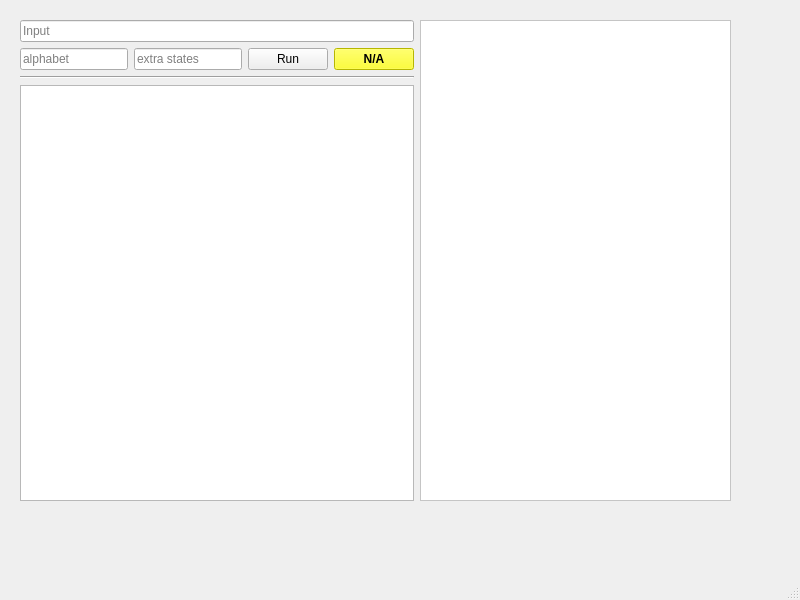
<?xml version="1.0" encoding="UTF-8"?>
<ui version="4.0">
 <class>AutomatonGUI</class>
 <widget class="QMainWindow" name="AutomatonGUI">
  <property name="geometry">
   <rect>
    <x>0</x>
    <y>0</y>
    <width>800</width>
    <height>600</height>
   </rect>
  </property>
  <property name="windowTitle">
   <string>AutomatonGUI</string>
  </property>
  <widget class="QWidget" name="centralwidget">
   <widget class="QWidget" name="horizontalLayoutWidget">
    <property name="geometry">
     <rect>
      <x>20</x>
      <y>20</y>
      <width>711</width>
      <height>481</height>
     </rect>
    </property>
    <layout class="QHBoxLayout" name="topLevel">
     <item>
      <layout class="QVBoxLayout" name="verticalLayout">
       <item>
        <widget class="QLineEdit" name="InputLine">
         <property name="text">
          <string/>
         </property>
         <property name="placeholderText">
          <string>Input</string>
         </property>
        </widget>
       </item>
       <item>
        <layout class="QHBoxLayout" name="horizontalLayout">
         <item>
          <widget class="QLineEdit" name="lineEdit_2">
           <property name="placeholderText">
            <string>alphabet</string>
           </property>
          </widget>
         </item>
         <item>
          <widget class="QLineEdit" name="ExtraStates">
           <property name="statusTip">
            <string/>
           </property>
           <property name="whatsThis">
            <string/>
           </property>
           <property name="text">
            <string/>
           </property>
           <property name="placeholderText">
            <string>extra states</string>
           </property>
          </widget>
         </item>
         <item>
          <widget class="QPushButton" name="RunButton">
           <property name="text">
            <string>Run</string>
           </property>
          </widget>
         </item>
         <item>
          <widget class="QPushButton" name="StatusIndicator">
           <property name="styleSheet">
            <string notr="true">* {
    background: yellow;
    font-weight: bold;
}

*[status=negative] {
    background: red;
}

*[status=positive] {
    background: green;
}</string>
           </property>
           <property name="text">
            <string>N/A</string>
           </property>
          </widget>
         </item>
        </layout>
       </item>
       <item>
        <widget class="Line" name="line">
         <property name="orientation">
          <enum>Qt::Horizontal</enum>
         </property>
        </widget>
       </item>
       <item>
        <widget class="QTableWidget" name="InputTable"/>
       </item>
      </layout>
     </item>
     <item>
      <widget class="QTextEdit" name="log">
       <property name="enabled">
        <bool>false</bool>
       </property>
       <property name="styleSheet">
        <string notr="true">background: white;
color: black;</string>
       </property>
       <property name="html">
        <string>&lt;!DOCTYPE HTML PUBLIC &quot;-//W3C//DTD HTML 4.0//EN&quot; &quot;http://www.w3.org/TR/REC-html40/strict.dtd&quot;&gt;
&lt;html&gt;&lt;head&gt;&lt;meta name=&quot;qrichtext&quot; content=&quot;1&quot; /&gt;&lt;meta charset=&quot;utf-8&quot; /&gt;&lt;style type=&quot;text/css&quot;&gt;
p, li { white-space: pre-wrap; }
hr { height: 1px; border-width: 0; }
li.unchecked::marker { content: &quot;\2610&quot;; }
li.checked::marker { content: &quot;\2612&quot;; }
&lt;/style&gt;&lt;/head&gt;&lt;body style=&quot; font-family:'Sans Serif'; font-size:9pt; font-weight:400; font-style:normal;&quot;&gt;
&lt;p style=&quot;-qt-paragraph-type:empty; margin-top:0px; margin-bottom:0px; margin-left:0px; margin-right:0px; -qt-block-indent:0; text-indent:0px;&quot;&gt;&lt;br /&gt;&lt;/p&gt;&lt;/body&gt;&lt;/html&gt;</string>
       </property>
      </widget>
     </item>
    </layout>
   </widget>
  </widget>
  <widget class="QMenuBar" name="menubar">
   <property name="geometry">
    <rect>
     <x>0</x>
     <y>0</y>
     <width>800</width>
     <height>19</height>
    </rect>
   </property>
  </widget>
  <widget class="QStatusBar" name="statusbar"/>
 </widget>
 <resources/>
 <connections/>
</ui>
